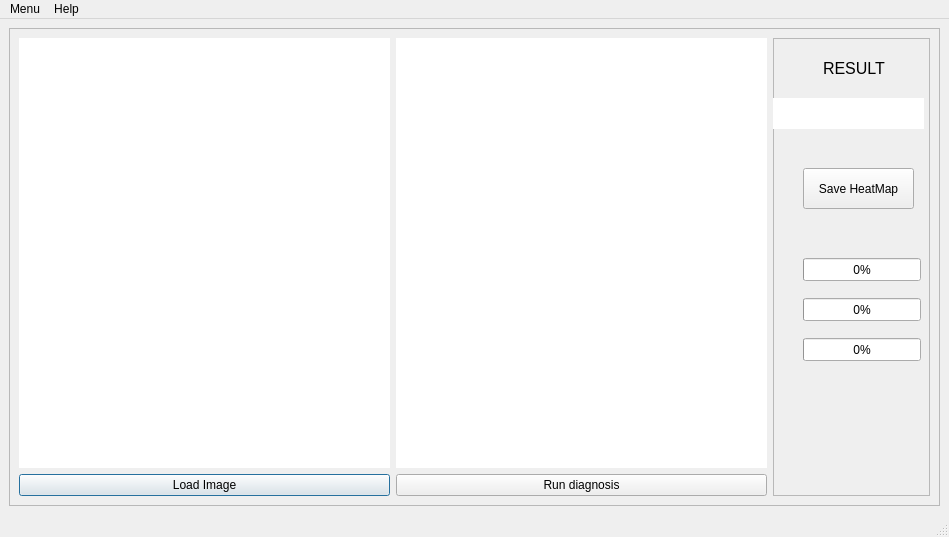
<?xml version="1.0" encoding="UTF-8"?>
<ui version="4.0">
 <class>MainWindow</class>
 <widget class="QMainWindow" name="MainWindow">
  <property name="geometry">
   <rect>
    <x>0</x>
    <y>0</y>
    <width>949</width>
    <height>537</height>
   </rect>
  </property>
  <property name="windowTitle">
   <string>MainWindow</string>
  </property>
  <widget class="QWidget" name="centralwidget">
   <layout class="QHBoxLayout" name="horizontalLayout">
    <item>
     <widget class="QFrame" name="frameDisplayImage">
      <property name="frameShape">
       <enum>QFrame::StyledPanel</enum>
      </property>
      <property name="frameShadow">
       <enum>QFrame::Raised</enum>
      </property>
      <layout class="QGridLayout" name="gridLayout">
       <item row="0" column="0">
        <layout class="QVBoxLayout" name="verticalLayout_3">
         <item>
          <widget class="QLabel" name="label_4">
           <property name="minimumSize">
            <size>
             <width>371</width>
             <height>381</height>
            </size>
           </property>
           <property name="styleSheet">
            <string notr="true">background-color: rgb(255, 255, 255);</string>
           </property>
           <property name="text">
            <string/>
           </property>
          </widget>
         </item>
         <item>
          <widget class="QPushButton" name="pushload">
           <property name="enabled">
            <bool>true</bool>
           </property>
           <property name="text">
            <string>Load Image</string>
           </property>
           <property name="default">
            <bool>true</bool>
           </property>
           <property name="flat">
            <bool>false</bool>
           </property>
          </widget>
         </item>
        </layout>
       </item>
       <item row="0" column="2">
        <widget class="QFrame" name="frame">
         <property name="frameShape">
          <enum>QFrame::StyledPanel</enum>
         </property>
         <property name="frameShadow">
          <enum>QFrame::Raised</enum>
         </property>
         <widget class="QPushButton" name="SaveButton">
          <property name="geometry">
           <rect>
            <x>30</x>
            <y>130</y>
            <width>111</width>
            <height>41</height>
           </rect>
          </property>
          <property name="text">
           <string>Save HeatMap</string>
          </property>
         </widget>
         <widget class="QLabel" name="label_3">
          <property name="geometry">
           <rect>
            <x>50</x>
            <y>20</y>
            <width>71</width>
            <height>20</height>
           </rect>
          </property>
          <property name="font">
           <font>
            <pointsize>12</pointsize>
           </font>
          </property>
          <property name="text">
           <string>RESULT</string>
          </property>
         </widget>
         <widget class="QLabel" name="label">
          <property name="geometry">
           <rect>
            <x>0</x>
            <y>60</y>
            <width>151</width>
            <height>31</height>
           </rect>
          </property>
          <property name="styleSheet">
           <string notr="true">background-color: rgb(255, 255, 255);</string>
          </property>
          <property name="text">
           <string/>
          </property>
         </widget>
         <widget class="QProgressBar" name="progressBar">
          <property name="geometry">
           <rect>
            <x>30</x>
            <y>220</y>
            <width>118</width>
            <height>23</height>
           </rect>
          </property>
          <property name="value">
           <number>0</number>
          </property>
         </widget>
         <widget class="QProgressBar" name="progressBar_2">
          <property name="geometry">
           <rect>
            <x>30</x>
            <y>260</y>
            <width>118</width>
            <height>23</height>
           </rect>
          </property>
          <property name="value">
           <number>0</number>
          </property>
         </widget>
         <widget class="QProgressBar" name="progressBar_3">
          <property name="geometry">
           <rect>
            <x>30</x>
            <y>300</y>
            <width>118</width>
            <height>23</height>
           </rect>
          </property>
          <property name="value">
           <number>0</number>
          </property>
         </widget>
         <widget class="QLabel" name="StatusLabel">
          <property name="geometry">
           <rect>
            <x>0</x>
            <y>370</y>
            <width>153</width>
            <height>40</height>
           </rect>
          </property>
          <property name="text">
           <string/>
          </property>
         </widget>
        </widget>
       </item>
       <item row="0" column="1">
        <layout class="QVBoxLayout" name="verticalLayout_4">
         <item>
          <widget class="QLabel" name="label_5">
           <property name="minimumSize">
            <size>
             <width>371</width>
             <height>381</height>
            </size>
           </property>
           <property name="styleSheet">
            <string notr="true">background-color: rgb(255, 255, 255);</string>
           </property>
           <property name="text">
            <string/>
           </property>
          </widget>
         </item>
         <item>
          <widget class="QPushButton" name="pushButtonRun">
           <property name="text">
            <string>Run diagnosis</string>
           </property>
          </widget>
         </item>
        </layout>
       </item>
      </layout>
     </widget>
    </item>
   </layout>
   <widget class="QLabel" name="labelLogo">
    <property name="geometry">
     <rect>
      <x>9</x>
      <y>9</y>
      <width>1069</width>
      <height>185</height>
     </rect>
    </property>
    <property name="text">
     <string/>
    </property>
   </widget>
   <widget class="QLabel" name="labelLogoFlir">
    <property name="geometry">
     <rect>
      <x>9</x>
      <y>200</y>
      <width>1069</width>
      <height>186</height>
     </rect>
    </property>
    <property name="text">
     <string/>
    </property>
   </widget>
  </widget>
  <widget class="QMenuBar" name="menubar">
   <property name="geometry">
    <rect>
     <x>0</x>
     <y>0</y>
     <width>949</width>
     <height>21</height>
    </rect>
   </property>
   <widget class="QMenu" name="menuMen">
    <property name="title">
     <string>Menu</string>
    </property>
    <addaction name="actionExit"/>
   </widget>
   <widget class="QMenu" name="menuHelp">
    <property name="title">
     <string>Help</string>
    </property>
    <addaction name="actionAbout"/>
   </widget>
   <addaction name="menuMen"/>
   <addaction name="menuHelp"/>
  </widget>
  <widget class="QStatusBar" name="statusbar"/>
  <action name="actionExit">
   <property name="text">
    <string>Exit</string>
   </property>
  </action>
  <action name="actionAbout">
   <property name="text">
    <string>About</string>
   </property>
  </action>
 </widget>
 <resources/>
 <connections/>
</ui>
